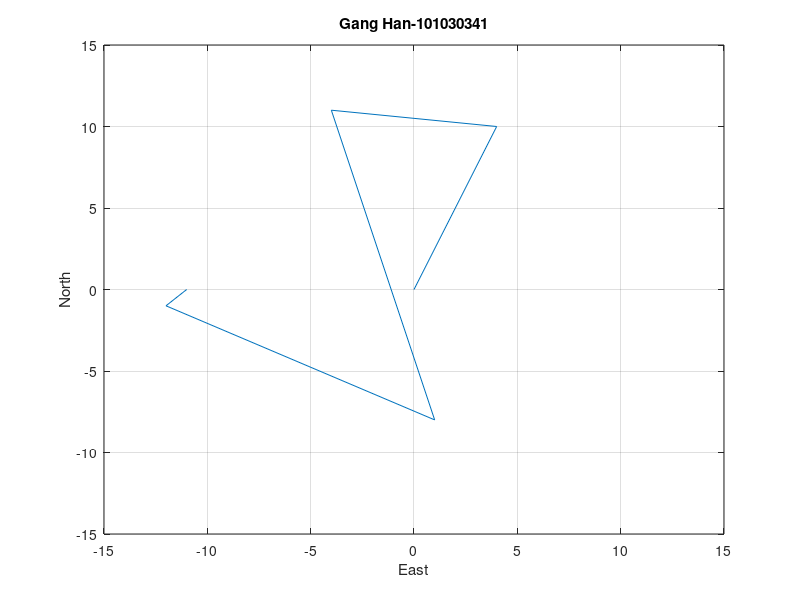

The MATLAB script that drew this image:
clear
clc
Student_Number =[1,0,1,0,3,0,3,4,1];

startPoint=[0,0];
xyShift=[4,10;-8,1;5,-19;-13,7;1,Student_Number(9)]
xyPoint=zeros(length(xyShift)+1,2);

for i=1:length(xyShift)
    xyPoint(i+1,:)=xyPoint(i,:)+xyShift(i,:);
end
xyPoint

%a plot image
plot(xyPoint(:,1),xyPoint(:,2))
xlim([-15,15])
ylim([-15,15])
xlabel('East')
ylabel('North')
grid()
title('Gang Han-101030341')
disp(strcat('image saved as',pwd,'\m3.png'));
saveas(gcf,'m3.png')

%b sum up all of the vectors to find the final location
disp('sum up all of the vectors to find the final location:')
sum(xyShift)

%c determine the total distance traveled by the helicopter by finding the norm of each vector and calculating the sum
distance=zeros(length(xyShift),1);
for i = 1:length(xyShift)
    distance(i)=sqrt(xyShift(i,1)^2+xyShift(i,2)^2);
end
distance

disp('calculating the sum(distance):')
sum(distance)

